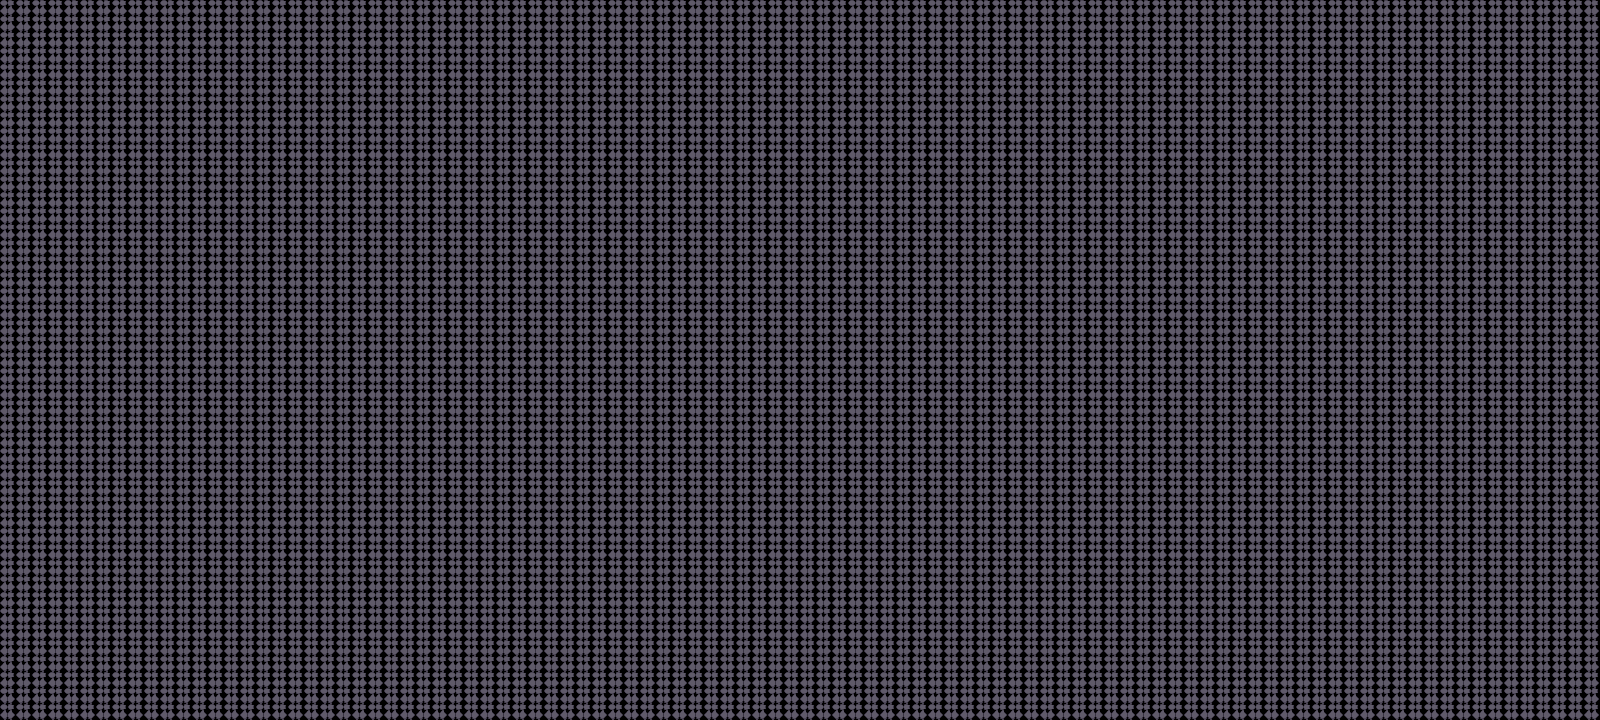

The image is a tile-based game level rendered from a .tmx file. Its description and source (layers, tilesets, objects; grid data summarised) follow:
An orthogonal 100x45 tile map with 16x16 px tiles, 6 tile layers (BG_Far, BG_Mid, BG_Near, Terrain, ...) and 55 objects (PlayerSpawn).

<map version="1.10" tiledversion="1.10.2" orientation="orthogonal" renderorder="right-down" width="100" height="45" tilewidth="16" tileheight="16" infinite="0" nextlayerid="20" nextobjectid="900">
 <properties>
  <property name="schema_version" value="1" />
  <property name="stage_id" value="stage_cenital" />
  <property name="stage_name" value="LABORATORIO DE VISTA CENITAL" />
  <property name="author" value="Equipo docente — Legacy of Infest" />
  <property name="bgm_track" value="bgm_stage0" />
  <property name="background_zone" value="stage0" />
  <property name="climate" value="clear" />
  <property name="time_limit" value="0" />
  <property name="zone" type="int" value="0" />
  <property name="ambient_light" type="float" value="0.85" />
  <property name="vista" value="cenital" />
  <property name="camara" value="sala" />
  <property name="profundidad_min" type="float" value="1.0" />
  <property name="profundidad_max" type="float" value="1.0" />
  <property name="fog_of_war" type="float" value="220" />
 </properties>
 <tileset firstgid="1" name="tileset_stage0" tilewidth="16" tileheight="16" tilecount="4096" columns="64">
  <image source="../../tilesets/tileset_stage0.png" width="1024" height="1024" />
 </tileset>
 <layer id="1" name="BG_Far" width="100" height="45">
  <data>[4500 cells, 0 non-empty, 0 distinct tile ids]</data>
 </layer>
 <layer id="2" name="BG_Mid" width="100" height="45">
  <data>[4500 cells, 0 non-empty, 0 distinct tile ids]</data>
 </layer>
 <layer id="3" name="BG_Near" width="100" height="45">
  <data>[4500 cells, 0 non-empty, 0 distinct tile ids]</data>
 </layer>
 <layer id="4" name="Terrain" width="100" height="45">
  <data>[4500 cells, 4500 non-empty, 1 distinct tile ids]</data>
 </layer>
 <layer id="5" name="Terrain_Detail" width="100" height="45">
  <data>[4500 cells, 0 non-empty, 0 distinct tile ids]</data>
 </layer>
 <objectgroup id="7" name="Collision">
  <object id="100" x="0" y="0" width="928" height="16" />
  <object id="101" x="0" y="16" width="16" height="16" />
  <object id="102" x="304" y="16" width="16" height="16" />
  <object id="103" x="608" y="16" width="16" height="16" />
  <object id="104" x="912" y="16" width="16" height="16" />
  <object id="105" x="0" y="32" width="16" height="16" />
  <object id="106" x="304" y="32" width="16" height="16" />
  <object id="107" x="608" y="32" width="16" height="16" />
  <object id="108" x="912" y="32" width="16" height="16" />
  <object id="109" x="0" y="48" width="16" height="16" />
  <object id="110" x="304" y="48" width="16" height="16" />
  <object id="111" x="608" y="48" width="16" height="16" />
  <object id="112" x="912" y="48" width="16" height="16" />
  <object id="113" x="0" y="64" width="16" height="16" />
  <object id="114" x="304" y="64" width="16" height="16" />
  <object id="115" x="608" y="64" width="16" height="16" />
  <object id="116" x="912" y="64" width="16" height="16" />
  <object id="117" x="0" y="80" width="16" height="16" />
  <object id="118" x="304" y="80" width="16" height="16" />
  <object id="119" x="608" y="80" width="16" height="16" />
  <object id="120" x="912" y="80" width="16" height="16" />
  <object id="121" x="0" y="96" width="16" height="16" />
  <object id="122" x="304" y="96" width="16" height="16" />
  <object id="123" x="608" y="96" width="16" height="16" />
  <object id="124" x="912" y="96" width="16" height="16" />
  <object id="125" x="0" y="112" width="16" height="16" />
  <object id="126" x="912" y="112" width="16" height="16" />
  <object id="127" x="0" y="128" width="16" height="16" />
  <object id="128" x="912" y="128" width="16" height="16" />
  <object id="129" x="0" y="144" width="16" height="16" />
  <object id="130" x="304" y="144" width="16" height="16" />
  <object id="131" x="608" y="144" width="16" height="16" />
  <object id="132" x="912" y="144" width="16" height="16" />
  <object id="133" x="0" y="160" width="16" height="16" />
  <object id="134" x="304" y="160" width="16" height="16" />
  <object id="135" x="608" y="160" width="16" height="16" />
  <object id="136" x="912" y="160" width="16" height="16" />
  <object id="137" x="0" y="176" width="16" height="16" />
  <object id="138" x="304" y="176" width="16" height="16" />
  <object id="139" x="608" y="176" width="16" height="16" />
  <object id="140" x="912" y="176" width="16" height="16" />
  <object id="141" x="0" y="192" width="16" height="16" />
  <object id="142" x="304" y="192" width="16" height="16" />
  <object id="143" x="608" y="192" width="16" height="16" />
  <object id="144" x="912" y="192" width="16" height="16" />
  <object id="145" x="0" y="208" width="16" height="16" />
  <object id="146" x="304" y="208" width="16" height="16" />
  <object id="147" x="608" y="208" width="16" height="16" />
  <object id="148" x="912" y="208" width="16" height="16" />
  <object id="149" x="0" y="224" width="16" height="16" />
  <object id="150" x="304" y="224" width="16" height="16" />
  <object id="151" x="608" y="224" width="16" height="16" />
  <object id="152" x="912" y="224" width="16" height="16" />
  <object id="153" x="0" y="240" width="928" height="16" />
 </objectgroup>
 <objectgroup id="8" name="Objects">
  <object id="10" name="PlayerSpawn" type="PlayerSpawn" x="160" y="128" width="16" height="16" />
 </objectgroup>
 <layer id="9" name="FG_Overlay" width="100" height="45">
  <data>[4500 cells, 0 non-empty, 0 distinct tile ids]</data>
 </layer>
</map>
